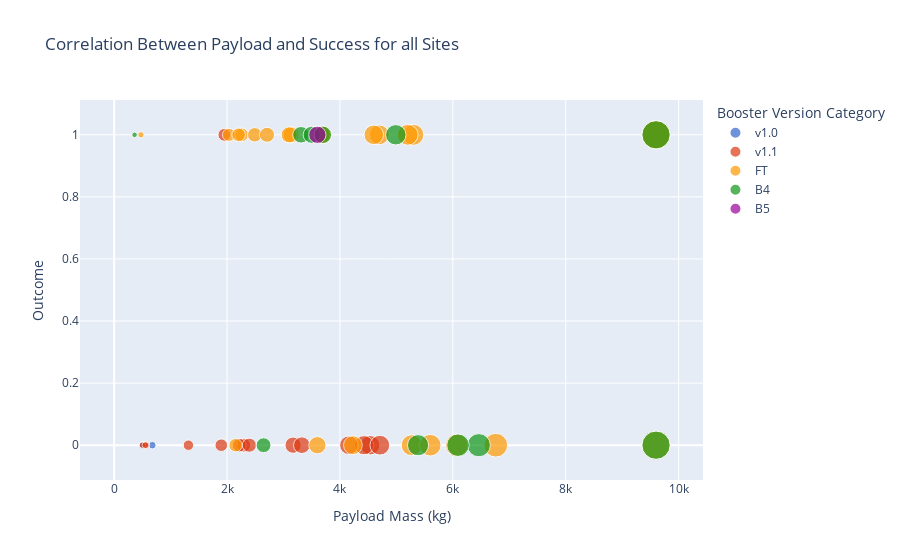

This figure's notebook cell:
### Code cell
import plotly.express as px

# Filter dataframe for only 'Success' and 'Failure' categories
filtered_df = df[df['class'].isin([0, 1])]

# Plot scatter plot with Plotly Express
scatter_plot = px.scatter(
    data_frame=filtered_df,
    x='Payload Mass (kg)',
    y='class',
    color='Booster Version Category',
    size='Payload Mass (kg)',  # Map circle size to payload mass
    color_discrete_sequence=px.colors.qualitative.G10,  # Custom color palette
    title='Correlation Between Payload and Success for all Sites',
    labels={'class': 'Outcome', 'Payload Mass (kg)': 'Payload Mass (kg)'},
)

# Show the plot
scatter_plot.show()

### Figure 1 — Plotly figure (JSON) as saved in the notebook; plotly's stock layout.template omitted (floating-point values rounded to 4 significant figures)
{"data": [{"hovertemplate": "Booster Version Category=v1.0<br>Payload Mass (kg)=%{marker.size}<br>Outcome=%{y}<extra></extra>", "legendgroup": "v1.0", "marker": {"color": "#3366CC", "size": [0, 0, 525, 500, 677], "sizemode": "area", "sizeref": 24, "symbol": "circle"}, "mode": "markers", "name": "v1.0", "orientation": "v", "showlegend": true, "type": "scatter", "x": [0, 0, 525, 500, 677], "xaxis": "x", "y": [0, 0, 0, 0, 0], "yaxis": "y"}, {"hovertemplate": "Booster Version Category=v1.1<br>Payload Mass (kg)=%{marker.size}<br>Outcome=%{y}<extra></extra>", "legendgroup": "v1.1", "marker": {"color": "#DC3912", "size": [3170, 3325, 2296, 1316, 4535, 4428, 2216, 2395, 570, 4159, 1898, 4707, 1952, 500, 553], "sizemode": "area", "sizeref": 24, "symbol": "circle"}, "mode": "markers", "name": "v1.1", "orientation": "v", "showlegend": true, "type": "scatter", "x": [3170, 3325, 2296, 1316, 4535, 4428, 2216, 2395, 570, 4159, 1898, 4707, 1952, 500, 553], "xaxis": "x", "y": [0, 0, 0, 0, 0, 0, 0, 0, 0, 0, 0, 0, 1, 0, 0], "yaxis": "y"}, {"hovertemplate": "Booster Version Category=FT<br>Payload Mass (kg)=%{marker.size}<br>Outcome=%{y}<extra></extra>", "legendgroup": "FT", "marker": {"color": "#FF9900", "size": [2034, 5271, 3136, 4696, 3100, 3600, 2257, 4600, 9600, 9600, 475, 9600, 2150, 2490, 5600, 5300, 3697.0, 6070, 2708, 3669, 6761, 5200, 2205, 4230], "sizemode": "area", "sizeref": 24, "symbol": "circle"}, "mode": "markers", "name": "FT", "orientation": "v", "showlegend": true, "type": "scatter", "x": [2034, 5271, 3136, 4696, 3100, 3600, 2257, 4600, 9600, 9600, 475, 9600, 2150, 2490, 5600, 5300, 3697.0, 6070, 2708, 3669, 6761, 5200, 2205, 4230], "xaxis": "x", "y": [1, 0, 1, 1, 1, 0, 1, 1, 1, 1, 1, 0, 0, 1, 0, 1, 1, 0, 1, 1, 0, 1, 1, 0], "yaxis": "y"}, {"hovertemplate": "Booster Version Category=B4<br>Payload Mass (kg)=%{marker.size}<br>Outcome=%{y}<extra></extra>", "legendgroup": "B4", "marker": {"color": "#109618", "size": [9600, 9600, 6460, 3310, 4990, 3500, 3697.0, 6092, 2647, 362, 5384], "sizemode": "area", "sizeref": 24, "symbol": "circle"}, "mode": "markers", "name": "B4", "orientation": "v", "showlegend": true, "type": "scatter", "x": [9600, 9600, 6460, 3310, 4990, 3500, 3697.0, 6092, 2647, 362, 5384], "xaxis": "x", "y": [1, 0, 0, 1, 1, 1, 1, 0, 0, 1, 0], "yaxis": "y"}, {"hovertemplate": "Booster Version Category=B5<br>Payload Mass (kg)=%{marker.size}<br>Outcome=%{y}<extra></extra>", "legendgroup": "B5", "marker": {"color": "#990099", "size": [3600], "sizemode": "area", "sizeref": 24, "symbol": "circle"}, "mode": "markers", "name": "B5", "orientation": "v", "showlegend": true, "type": "scatter", "x": [3600], "xaxis": "x", "y": [1], "yaxis": "y"}], "layout": {"legend": {"itemsizing": "constant", "title": {"text": "Booster Version Category"}, "tracegroupgap": 0}, "title": {"text": "Correlation Between Payload and Success for all Sites"}, "xaxis": {"anchor": "y", "domain": [0, 1], "title": {"text": "Payload Mass (kg)"}}, "yaxis": {"anchor": "x", "domain": [0, 1], "title": {"text": "Outcome"}}}}
